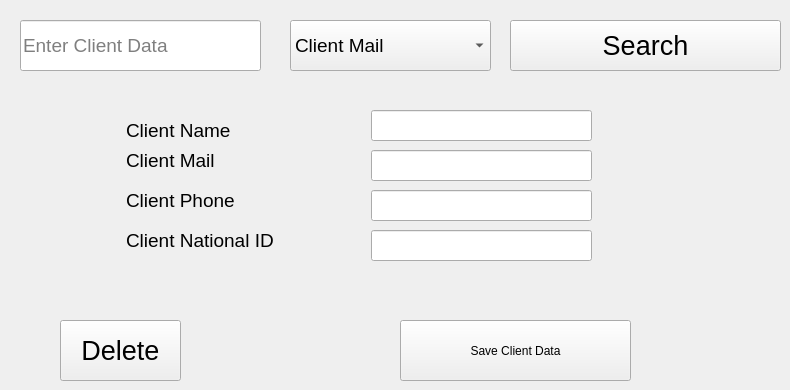
     <widget class="QWidget" name="tab_16">
      <attribute name="title">
       <string>Edit Or Delete Client</string>
      </attribute>
      <widget class="QLineEdit" name="lineEdit_18">
       <property name="geometry">
        <rect>
         <x>371</x>
         <y>190</y>
         <width>221</width>
         <height>31</height>
        </rect>
       </property>
       <property name="text">
        <string/>
       </property>
       <property name="placeholderText">
        <string/>
       </property>
      </widget>
      <widget class="QLineEdit" name="lineEdit_19">
       <property name="geometry">
        <rect>
         <x>371</x>
         <y>230</y>
         <width>221</width>
         <height>31</height>
        </rect>
       </property>
       <property name="text">
        <string/>
       </property>
       <property name="placeholderText">
        <string/>
       </property>
      </widget>
      <widget class="QPushButton" name="pushButton_18">
       <property name="enabled">
        <bool>true</bool>
       </property>
       <property name="geometry">
        <rect>
         <x>400</x>
         <y>320</y>
         <width>231</width>
         <height>61</height>
        </rect>
       </property>
       <property name="text">
        <string>Save Client Data</string>
       </property>
      </widget>
      <widget class="QLineEdit" name="lineEdit_20">
       <property name="geometry">
        <rect>
         <x>371</x>
         <y>110</y>
         <width>221</width>
         <height>31</height>
        </rect>
       </property>
       <property name="text">
        <string/>
       </property>
       <property name="placeholderText">
        <string/>
       </property>
      </widget>
      <widget class="QLineEdit" name="lineEdit_21">
       <property name="geometry">
        <rect>
         <x>371</x>
         <y>150</y>
         <width>221</width>
         <height>31</height>
        </rect>
       </property>
       <property name="text">
        <string/>
       </property>
       <property name="placeholderText">
        <string/>
       </property>
      </widget>
      <widget class="QLabel" name="label_27">
       <property name="geometry">
        <rect>
         <x>126</x>
         <y>180</y>
         <width>161</width>
         <height>41</height>
        </rect>
       </property>
       <property name="font">
        <font>
         <family>MS Shell Dlg 2</family>
         <pointsize>14</pointsize>
        </font>
       </property>
       <property name="text">
        <string>Client Phone</string>
       </property>
      </widget>
      <widget class="QLabel" name="label_29">
       <property name="geometry">
        <rect>
         <x>126</x>
         <y>220</y>
         <width>161</width>
         <height>41</height>
        </rect>
       </property>
       <property name="font">
        <font>
         <family>MS Shell Dlg 2</family>
         <pointsize>14</pointsize>
        </font>
       </property>
       <property name="text">
        <string>Client National ID</string>
       </property>
      </widget>
      <widget class="QLabel" name="label_30">
       <property name="geometry">
        <rect>
         <x>126</x>
         <y>140</y>
         <width>161</width>
         <height>41</height>
        </rect>
       </property>
       <property name="font">
        <font>
         <family>MS Shell Dlg 2</family>
         <pointsize>14</pointsize>
        </font>
       </property>
       <property name="text">
        <string>Client Mail</string>
       </property>
      </widget>
      <widget class="QLabel" name="label_31">
       <property name="geometry">
        <rect>
         <x>126</x>
         <y>110</y>
         <width>161</width>
         <height>41</height>
        </rect>
       </property>
       <property name="font">
        <font>
         <family>MS Shell Dlg 2</family>
         <pointsize>14</pointsize>
        </font>
       </property>
       <property name="text">
        <string>Client Name</string>
       </property>
      </widget>
      <widget class="QPushButton" name="pushButton_19">
       <property name="geometry">
        <rect>
         <x>510</x>
         <y>20</y>
         <width>271</width>
         <height>51</height>
        </rect>
       </property>
       <property name="font">
        <font>
         <family>Segoe UI</family>
         <pointsize>20</pointsize>
        </font>
       </property>
       <property name="text">
        <string>Search</string>
       </property>
      </widget>
      <widget class="QComboBox" name="comboBox_16">
       <property name="geometry">
        <rect>
         <x>290</x>
         <y>20</y>
         <width>201</width>
         <height>51</height>
        </rect>
       </property>
       <property name="font">
        <font>
         <family>MS Shell Dlg 2</family>
         <pointsize>14</pointsize>
        </font>
       </property>
       <item>
        <property name="text">
         <string>Client Mail</string>
        </property>
       </item>
       <item>
        <property name="text">
         <string>Client National ID</string>
        </property>
       </item>
      </widget>
      <widget class="QLineEdit" name="lineEdit_22">
       <property name="geometry">
        <rect>
         <x>20</x>
         <y>20</y>
         <width>241</width>
         <height>51</height>
        </rect>
       </property>
       <property name="font">
        <font>
         <family>MS Shell Dlg 2</family>
         <pointsize>14</pointsize>
        </font>
       </property>
       <property name="placeholderText">
        <string>Enter Client Data</string>
       </property>
      </widget>
      <widget class="QPushButton" name="pushButton_27">
       <property name="enabled">
        <bool>true</bool>
       </property>
       <property name="geometry">
        <rect>
         <x>60</x>
         <y>320</y>
         <width>121</width>
         <height>61</height>
        </rect>
       </property>
       <property name="font">
        <font>
         <family>Segoe UI</family>
         <pointsize>20</pointsize>
        </font>
       </property>
       <property name="text">
        <string>Delete</string>
       </property>
      </widget>
     </widget>
